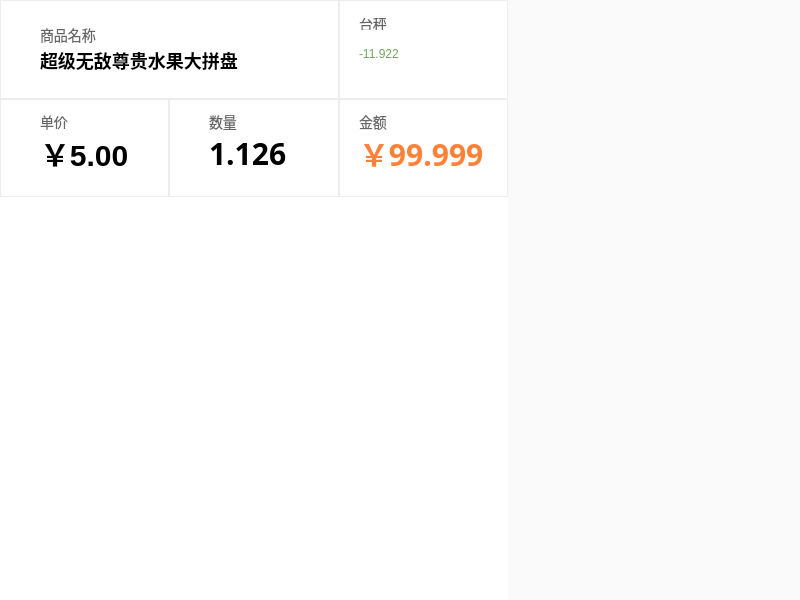
<?xml version="1.0" encoding="UTF-8"?>
<ui version="4.0">
 <class>SaleAdvertWidget</class>
 <widget class="QWidget" name="SaleAdvertWidget">
  <property name="geometry">
   <rect>
    <x>0</x>
    <y>0</y>
    <width>800</width>
    <height>600</height>
   </rect>
  </property>
  <property name="windowTitle">
   <string>SaleAdvertWidget</string>
  </property>
  <layout class="QHBoxLayout" name="horizontalLayout_3" stretch="508,292">
   <property name="spacing">
    <number>0</number>
   </property>
   <property name="leftMargin">
    <number>0</number>
   </property>
   <property name="topMargin">
    <number>0</number>
   </property>
   <property name="rightMargin">
    <number>0</number>
   </property>
   <property name="bottomMargin">
    <number>0</number>
   </property>
   <item>
    <widget class="QWidget" name="widget" native="true">
     <property name="minimumSize">
      <size>
       <width>508</width>
       <height>600</height>
      </size>
     </property>
     <property name="styleSheet">
      <string notr="true">QWidget#widget {
	background-color: rgb(255, 255, 255);
}
</string>
     </property>
     <layout class="QHBoxLayout" name="horizontalLayout_4">
      <property name="spacing">
       <number>0</number>
      </property>
      <property name="leftMargin">
       <number>0</number>
      </property>
      <property name="topMargin">
       <number>0</number>
      </property>
      <property name="rightMargin">
       <number>0</number>
      </property>
      <property name="bottomMargin">
       <number>0</number>
      </property>
      <item>
       <layout class="QVBoxLayout" name="verticalLayout" stretch="98,97,399">
        <property name="spacing">
         <number>0</number>
        </property>
        <item>
         <layout class="QHBoxLayout" name="horizontalLayout_2" stretch="2,1">
          <property name="spacing">
           <number>0</number>
          </property>
          <item>
           <widget class="QWidget" name="widget_3" native="true">
            <property name="styleSheet">
             <string notr="true">QWidget#widget_3 {
	border: 1px solid #ededed;
}</string>
            </property>
            <widget class="QLabel" name="label">
             <property name="geometry">
              <rect>
               <x>40</x>
               <y>25</y>
               <width>61</width>
               <height>20</height>
              </rect>
             </property>
             <property name="sizePolicy">
              <sizepolicy hsizetype="Preferred" vsizetype="Preferred">
               <horstretch>0</horstretch>
               <verstretch>0</verstretch>
              </sizepolicy>
             </property>
             <property name="styleSheet">
              <string notr="true">font:14px;
font-family:&quot;微软雅黑&quot;;
color: rgb(102, 102, 102);
</string>
             </property>
             <property name="text">
              <string>商品名称</string>
             </property>
            </widget>
            <widget class="QLabel" name="goodsNameValueLabel">
             <property name="geometry">
              <rect>
               <x>40</x>
               <y>45</y>
               <width>221</width>
               <height>31</height>
              </rect>
             </property>
             <property name="styleSheet">
              <string notr="true">font:18px rgb(51, 51, 51);
font: bold;
font-family:&quot;微软雅黑&quot;;
</string>
             </property>
             <property name="text">
              <string>超级无敌尊贵水果大拼盘</string>
             </property>
            </widget>
           </widget>
          </item>
          <item>
           <widget class="QWidget" name="widget_6" native="true">
            <property name="styleSheet">
             <string notr="true">QWidget#widget_6 {
	border: 1px solid #ededed;
}</string>
            </property>
            <widget class="CustomerPlatformLabel" name="platformValueLabel">
             <property name="geometry">
              <rect>
               <x>20</x>
               <y>37</y>
               <width>131</width>
               <height>34</height>
              </rect>
             </property>
             <property name="styleSheet">
              <string notr="true">/*font:18px;
font-family:&quot;微软雅黑&quot;;*/

color: rgb(116,163,93);
</string>
             </property>
             <property name="text">
              <string>-11.922</string>
             </property>
            </widget>
            <widget class="QLabel" name="label_4">
             <property name="geometry">
              <rect>
               <x>20</x>
               <y>18</y>
               <width>54</width>
               <height>12</height>
              </rect>
             </property>
             <property name="styleSheet">
              <string notr="true">font:14px;
font-family:&quot;微软雅黑&quot;;
color: rgb(102, 102, 102);</string>
             </property>
             <property name="text">
              <string>台秤</string>
             </property>
            </widget>
           </widget>
          </item>
         </layout>
        </item>
        <item>
         <layout class="QHBoxLayout" name="horizontalLayout" stretch="1,1,1">
          <property name="spacing">
           <number>0</number>
          </property>
          <item>
           <widget class="QWidget" name="widget_4" native="true">
            <property name="styleSheet">
             <string notr="true">QWidget#widget_4 {
	border: 1px solid #ededed;
}</string>
            </property>
            <widget class="QLabel" name="goodsPriceValueLabel">
             <property name="geometry">
              <rect>
               <x>40</x>
               <y>38</y>
               <width>111</width>
               <height>31</height>
              </rect>
             </property>
             <property name="styleSheet">
              <string notr="true">font: 30px rgb(51, 51, 51);
font:  bold;
font-family:&quot;微软雅黑&quot;;</string>
             </property>
             <property name="text">
              <string>￥5.00</string>
             </property>
            </widget>
            <widget class="QLabel" name="label_10">
             <property name="geometry">
              <rect>
               <x>40</x>
               <y>15</y>
               <width>54</width>
               <height>16</height>
              </rect>
             </property>
             <property name="styleSheet">
              <string notr="true">font:14px;
font-family:&quot;微软雅黑&quot;;
color: rgb(102, 102, 102);</string>
             </property>
             <property name="text">
              <string>单价</string>
             </property>
            </widget>
           </widget>
          </item>
          <item>
           <widget class="QWidget" name="widget_7" native="true">
            <property name="styleSheet">
             <string notr="true">QWidget#widget_7 {
	border: 1px solid #ededed;
}</string>
            </property>
            <widget class="QLabel" name="goodsNumValueLabel">
             <property name="geometry">
              <rect>
               <x>40</x>
               <y>38</y>
               <width>111</width>
               <height>31</height>
              </rect>
             </property>
             <property name="font">
              <font>
               <family>微软雅黑</family>
               <pointsize>-1</pointsize>
               <weight>75</weight>
               <italic>false</italic>
               <bold>true</bold>
              </font>
             </property>
             <property name="styleSheet">
              <string notr="true">font:30px rgb(51, 51, 51);
font:  bold;
font-family:&quot;微软雅黑&quot;;</string>
             </property>
             <property name="text">
              <string>1.126</string>
             </property>
            </widget>
            <widget class="QLabel" name="label_8">
             <property name="geometry">
              <rect>
               <x>40</x>
               <y>15</y>
               <width>54</width>
               <height>16</height>
              </rect>
             </property>
             <property name="styleSheet">
              <string notr="true">font:14px;
font-family:&quot;微软雅黑&quot;;
color: rgb(102, 102, 102);</string>
             </property>
             <property name="text">
              <string>数量</string>
             </property>
            </widget>
           </widget>
          </item>
          <item>
           <widget class="QWidget" name="widget_8" native="true">
            <property name="styleSheet">
             <string notr="true">QWidget#widget_8 {
	border: 1px solid #ededed;
}</string>
            </property>
            <widget class="QLabel" name="goodsAmtValueLabel">
             <property name="geometry">
              <rect>
               <x>20</x>
               <y>38</y>
               <width>147</width>
               <height>31</height>
              </rect>
             </property>
             <property name="font">
              <font>
               <family>微软雅黑</family>
               <pointsize>-1</pointsize>
               <weight>75</weight>
               <italic>false</italic>
               <bold>true</bold>
              </font>
             </property>
             <property name="styleSheet">
              <string notr="true">font:30px;
font: bold;
font-family:&quot;微软雅黑&quot;;
color:rgb(255,129,56);
</string>
             </property>
             <property name="text">
              <string>￥99.999</string>
             </property>
            </widget>
            <widget class="QLabel" name="label_6">
             <property name="geometry">
              <rect>
               <x>20</x>
               <y>15</y>
               <width>54</width>
               <height>16</height>
              </rect>
             </property>
             <property name="styleSheet">
              <string notr="true">font:14px;
font-family:&quot;微软雅黑&quot;;
color: rgb(102, 102, 102);</string>
             </property>
             <property name="text">
              <string>金额</string>
             </property>
            </widget>
           </widget>
          </item>
         </layout>
        </item>
        <item>
         <widget class="StandbyAdvertWidget" name="advertImageWidget" native="true">
          <property name="minimumSize">
           <size>
            <width>0</width>
            <height>399</height>
           </size>
          </property>
         </widget>
        </item>
       </layout>
      </item>
     </layout>
    </widget>
   </item>
   <item>
    <widget class="CustomerSaleWidget" name="CustomerSaleListWidget" native="true">
     <property name="minimumSize">
      <size>
       <width>292</width>
       <height>600</height>
      </size>
     </property>
     <property name="styleSheet">
      <string notr="true">background-color: rgb(250, 250, 250);</string>
     </property>
     <zorder>layoutWidget</zorder>
    </widget>
   </item>
  </layout>
  <zorder>widget</zorder>
  <zorder>CustomerSaleListWidget</zorder>
  <zorder>layoutWidget</zorder>
 </widget>
 <layoutdefault spacing="6" margin="11"/>
 <customwidgets>
  <customwidget>
   <class>StandbyAdvertWidget</class>
   <extends>QWidget</extends>
   <header>StandbyAdvertWidget.h</header>
   <container>1</container>
  </customwidget>
  <customwidget>
   <class>CustomerPlatformLabel</class>
   <extends>QLabel</extends>
   <header location="global">CustomerPlatformLabel.h</header>
  </customwidget>
  <customwidget>
   <class>CustomerSaleWidget</class>
   <extends>QWidget</extends>
   <header location="global">CustomerSaleWidget.h</header>
   <container>1</container>
  </customwidget>
 </customwidgets>
 <resources/>
 <connections/>
</ui>
